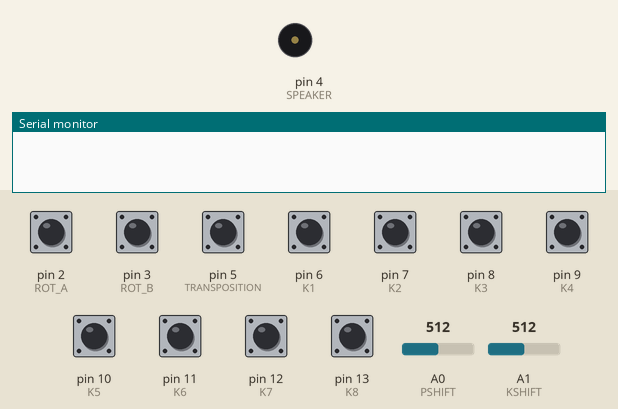
The sketch below on a simulated Arduino Uno, built with avr-gcc and run on an emulated ATmega328P. On the bench: buzzer (waves = sounding), the last lines printed to the serial monitor. The inputs (shaded band) are chosen by the test bench; at power-on: pin 2 (ROT_A), pin 3 (ROT_B), pin 5 (TRANSPOSITION), pin 6 (K1), pin 7 (K2), pin 8 (K3), pin 9 (K4), pin 10 (K5), pin 11 (K6), pin 12 (K7), pin 13 (K8) HIGH, A1 (KSHIFT) = 512, A0 (PSHIFT) = 512.

Above: at 1.2 s.
1.3 s: A1 (KSHIFT) set to 0
2.8 s: pin 6 (K1) pulled LOW for 0.15 s
At 2.87 s:
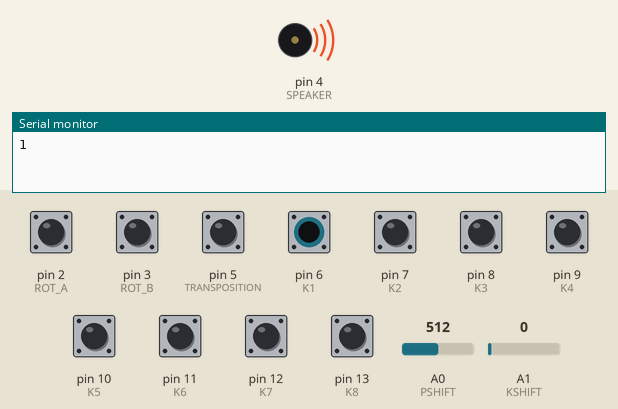
Timing chart, 0 to 5.8 s (numbered marks = the images above; inputs shaded):
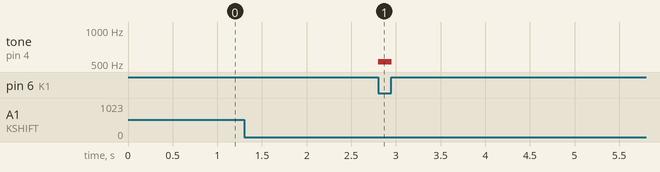

Measured:
- after the input at 2.8 s, tone on pin 4 (SPEAKER): silent → 521 Hz at once, → silent 0.15 s later

The sketch:

Synth_final_code.ino
```cpp
#define PSHIFT A0            // Y axis pin
#define KSHIFT A1            // Rotary encoder SW pin
#define ROT_A 2              // Rotary encoder CLK pin
#define ROT_B 3              // Rotary encoder DT pin
#define SPEAKER 4            // Speaker pin
#define TRANSPOSITION 5      // Transposition button pin
#define K1 6
#define K2 7
#define K3 8
#define K4 9
#define K5 10
#define K6 11
#define K7 12
#define K8 13


int mode_matrix[6][8]{
  {261, 293, 329, 349, 392, 440, 494, 523}, // major
  {261, 293, 311, 349, 392, 415, 466, 523}, // minor
  {261, 293, 329, 370, 392, 440, 494, 523}, // lydian
  {261, 293, 329, 349, 392, 440, 466, 523}, // mixolydian
  {261, 293, 311, 349, 392, 440, 466, 523}, // dorian
  {261, 277, 311, 349, 392, 415, 466, 523}, // phyrgian
};

int notes[8] = {261, 293, 329, 349, 392, 440, 494, 523}; // starts in major mode // starts state of each button at HIGH

int note = 0;            // base note
int mfreq = 0;           // Modified frequency, based on note
int modeNum = 0;
       // number to check if all buttons are off

int yValue = 0;
float yFactor = 0;       // 2^(yFactor) * note = mfreq

int octaveOffset = 1;    // starting octave

float tnum = 0;    // Number of half-steps to transpose (-6 to 6)
float tfactor = 0; // transposition factor to multiply note by 2^(tfactor)

int tButtonState = 0;      // Current state of the transposition button
int tLastButtonState = 0;  // Previous state of the transposition button

int mButtonState = 0;      // Current state of the mode button
int mLastButtonState = 0;  // Previous state of the mode button

void setup() {
  pinMode(SPEAKER, OUTPUT);
  pinMode(ROT_A, INPUT);
  pinMode(ROT_B, INPUT);
  pinMode(TRANSPOSITION, INPUT_PULLUP);
  pinMode(K1, INPUT_PULLUP);
  pinMode(K2, INPUT_PULLUP);
  pinMode(K3, INPUT_PULLUP);
  pinMode(K4, INPUT_PULLUP);
  pinMode(K5, INPUT_PULLUP);
  pinMode(K6, INPUT_PULLUP);
  pinMode(K7, INPUT_PULLUP);
  pinMode(K8, INPUT_PULLUP);


  Serial.begin(9600);  //For monitoring
}

void loop() {
  //Function prototypes
  handleButtons();        // Check button inputs for note selection
  handleJoystick();       // Modulate pitch bend with joystick
  handleRotaryEncoder();  // Change octave with rotary encoder
  handleTransposition();          // Transpose with press of a button, cycles
  handleMode();           // Changes what mode is used with rotary encoder button

  //Output sound

  if (note > 0) { // if a note is chosen
    tone(SPEAKER, mfreq); // Output modified frequency
  } else {
    noTone(SPEAKER);  // Stop speaker if no note is chosen
  }
}

void handleButtons() {
  int buttons[] = {K1, K2, K3, K4, K5, K6, K7, K8};
  for (int i = 7; i >= 0; i--) {
    if (digitalRead(buttons[i]) == LOW) {
      note = notes[i] * pow(2, octaveOffset) * pow(2, tfactor);
      return;
    }
  }
  note = 0;
}


void handleJoystick() {
  yValue = analogRead(PSHIFT);  // Read y axis value

  yFactor = ((yValue - 526) / 526.0) / 12.0;

  mfreq = note * pow(2, yFactor);
}

void handleTransposition() {
  tButtonState = digitalRead(TRANSPOSITION); // Read the button state

  // Check if the button was pressed (transition from HIGH to LOW)
  if (tButtonState == LOW && tLastButtonState == HIGH) {
    tnum++; // Increment the number

    // Cycle back to -6 if it goes above 6
    if (tnum > 6) {
      tnum = -6;
    }
  }
  tLastButtonState = tButtonState;
  tfactor = (tnum/12);
}

void handleRotaryEncoder() {
  static int lastA = HIGH; //stores previous state of A
  int A = digitalRead(ROT_A);
  int B = digitalRead(ROT_B);

  if (A == LOW && lastA == HIGH) {  // Encoder rotation detected
    if (B == LOW)
    octaveOffset = constrain(octaveOffset - 1, -3, 3);  // Move down an octave going clockwise
    else octaveOffset = constrain(octaveOffset + 1, -3, 3);  // Move up an octave going counterclockwie
  }
  lastA = A; //updates A to current state
}

void handleMode() {
  mButtonState = analogRead(KSHIFT);
  if (mButtonState == LOW && mLastButtonState > 100){
    modeNum++;
    Serial.println(modeNum);
    if (modeNum > 5) {
      modeNum = 0;
    }
        // transfer notes from mode into notes martix
    for (int i = 0; i < 8; i++) {
    notes[i] = mode_matrix[modeNum][i];
    }
  }
  mLastButtonState = mButtonState;

}
```
